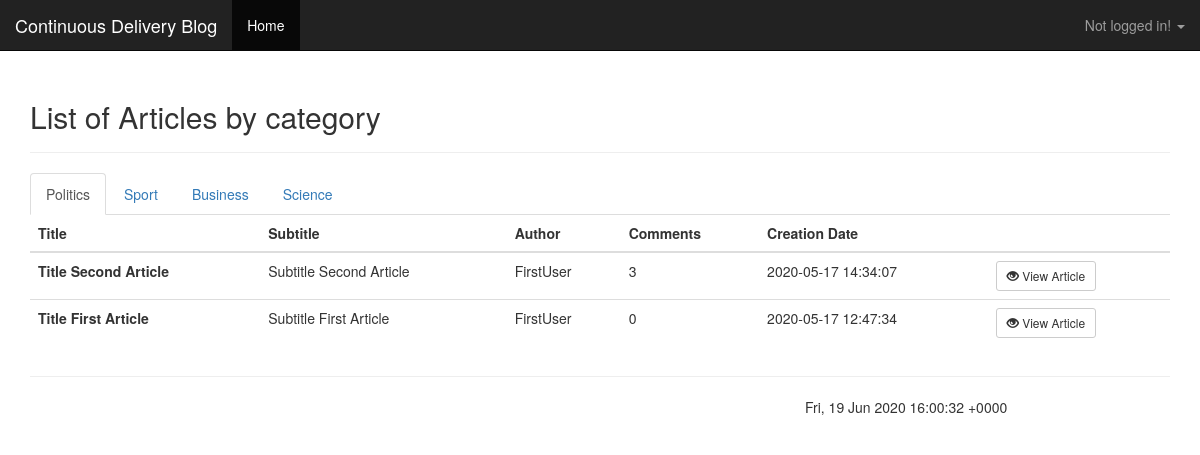
The page /index.php?view=list&categoryId=1 on the database its author committed.
### tables this page shows
CREATE TABLE `categories` (
  `id` int(11) NOT NULL,
  `name` varchar(255) NOT NULL
);

CREATE TABLE `article` (
  `id` int(11) NOT NULL,
  `category` int(11) NOT NULL,
  `title` varchar(255) NOT NULL,
  `subtitle` varchar(255) NOT NULL,
  `text` text NOT NULL,
  `author` int(11) NOT NULL,
  `active` bit(1) NOT NULL DEFAULT b'1',
  `creationDate` timestamp NOT NULL DEFAULT CURRENT_TIMESTAMP
);

CREATE TABLE `users` (
  `id` int(11) NOT NULL,
  `username` varchar(255) NOT NULL,
  `passhash` varchar(255) NOT NULL
);

### index.php (called while the page is built, shortened)
<?php
require_once('inc/bootstrap.php');
$default_view = 'list';
$view = $default_view;
if (
	isset($_REQUEST['view']) &&
	file_exists(__DIR__ . '/views/' . $_REQUEST['view'] . '.php')
) {
	$view = $_REQUEST['view'];
}
require_once ('views/' . $view . '.php');

### lib/Data/DataManager_mysql.php (called while the page is built, shortened)
<?php
class DataManager implements \IDataManager {
    private static $__connection;
    private static function getConnection() {
        if (!isset(self::$__connection)) {
            self::$__connection = new \PDO(getenv('DB_CONFSTRING'), getenv('DB_UNAME'), getenv('DB_PASSWD'));
        }
        return self::$__connection;
    }
    private static function query($connection, $query, $parameters = array()) {
        $connection->setAttribute(\PDO::ATTR_ERRMODE, \PDO::ERRMODE_EXCEPTION);
        try {
            $statement = $connection->prepare($query);
            $i = 1;
            foreach ($parameters AS $param) {
                if (is_int($param)) {
                    $statement->bindValue($i, $param, \PDO::PARAM_INT);
                }
                $i++;
            }
            $result = $statement->execute();
        }
        catch (\Exception $e) {
            die('Database Error' . implode(' | ', $statement->errorInfo()));
        }
        return $statement;
    }
    private static function fetchObject($cursor) {
        return $cursor->fetchObject();
    }
    private static function close($cursor) {
        return $cursor->closeCursor();
    }
    private static function closeConnection($connection) {
        self::$__connection = null;
    }
    public static function getCategories(): array {
        $con = self::getConnection();
        $categories = [];
        $res = self::query($con, "SELECT id, name FROM categories");
        while ($cat = self::fetchObject($res)) {
            $categories[] = new Category($cat->id, $cat->name);
        }
        return $categories;
    }
    public static function getArticlesByCategory(int $categoryId): array {
        $con = self::getConnection();
        $articles = [];
        $res = self::query($con, "SELECT id, category, title, subtitle, text, author, creationDate FROM article WHERE category = ? AND active = 1 ORDER BY creationDate DESC;", [$categoryId]);
        while ($article = self::fetchObject($res)) {
            $articles[] = new Article($article->id, $article->category, $article->title, $article->subtitle, $article->text, $article->creationDate, $article->author);
        }
        return $articles;
    }
    public static function getUserById(int $userId) {
        $con = self::getConnection();
        $user = false;
        $res = self::query($con, "SELECT id, userName, passHash FROM users WHERE id = ?", [$userId]);
        if ($u = self::fetchObject($res)) {
            $user = new User($u->id, $u->userName, $u->passHash);
        }
        return $user;
    }
    public static function getCommentCount(int $articleId) : int {
        $con = self::getConnection();
        $count = 0;
        $res = self::query($con, "SELECT COUNT(id) AS count FROM comment WHERE articleId = ? AND active = 1", [$articleId]);
        if($c = self::fetchObject($res)) {
            $count = $c->count;
        }
        return $count;
    }
}

### inc/bootstrap.php (called while the page is built, shortened)
<?php
spl_autoload_register(function($class) {
   $filename = __DIR__."/../lib/".str_replace("\\",DIRECTORY_SEPARATOR, $class).".php";
});
require_once (__DIR__."/../lib/Data/DataManager_mysql.php");

### lib/Blog/Entity.php (called while the page is built, shortened)
<?php
class Entity extends BaseObject implements IData {
	private $id;
	public function __construct(int $id) {
		$this->id = $id;
	}
	public function getId() : int {
		return $this->id;
	}
}

### lib/Blog/Category.php (called while the page is built, shortened)
<?php
class Category extends Entity {
	private $name;
	public function __construct(int $id, string $name) {
		$this->name = $name;
	}
	public function getName() : string {
		return $this->name;
	}
}

### lib/Blog/Util.php (called while the page is built, shortened)
<?php
class Util extends BaseObject
{
    public static function escape(string $string) : string {
       return nl2br(htmlspecialchars($string));
    }
}

### lib/Blog/Article.php (called while the page is built, shortened)
<?php
class Article extends Entity {
	private $title;
    private $subtitle;
    private $creationDate;
	public function __construct(int $id, int $categoryId, string $title, string $subtitle, string $text, string $creationDate, string $author)  {
		$this->title = $title;
		$this->subtitle = $subtitle;
		$this->creationDate = $creationDate;
	}
	public function getTitle() : string {
		return $this->title;
	}
    public function getSubtitle() : string {
	    return $this->subtitle;
    }
    public function getCreationDate(): string {
        return $this->creationDate;
    }
}

### lib/Blog/User.php (called while the page is built, shortened)
<?php
class User extends Entity
{
    private $userName;
    public function __construct(int $id, string $userName, string $passwordHash)
    {
        $this->userName=$userName;
    }
    public function getUserName() : string {
        return $this->userName;
    }
}

### views/partials/articlelist.php (the view, shortened to what this page needs)
<table class="table">
    <thead>
    <tr>
        <th>
            Title
        </th>
        <th>
            Subtitle
        </th>
        <th>
            Author
        </th>
        <th>
            Comments
        </th>
        <th>
            Creation Date
        </th>
        <th>
        </th>
    </tr>
    </thead>
    <tbody>
    <?php foreach ($articles as $article): ?>
        <tr>
            <td>
                <strong>
                    <?php echo Util::escape($article->getTitle()); ?>
                </strong>
            </td>
            <td>
                <?php echo Util::escape($article->getSubtitle()); ?>
            </td>
            <td>
                <?php
                $user = DataManager::getUserById(intval($article->getAuthor()));
                echo $user->getUserName();
                ?>
            </td>
            <td>
                <?php echo DataManager::getCommentCount($article->getId());?>
            </td>
            <td>
                <?php echo Util::escape($article->getCreationDate()); ?>
            </td>
            <td>
                <a class="btn btn-sm btn-default" href="index.php?view=article&id=<?php echo Util::escape($article->getId());?>"><span class="glyphicon glyphicon-eye-open"></span> View Article</a>
            </td>
        </tr>
    <?php endforeach; ?>
    </tbody>
</table>

### views/list.php (shortened to what this page needs)
<?php
require_once('inc/bootstrap.php');
require_once('partials/header.php');
$categories = DataManager::getCategories();
$categoryId = isset($_REQUEST['categoryId']) ? (int)$_REQUEST['categoryId'] : null;
$articles = (isset($categoryId) && $categoryId > 0) ? DataManager::getArticlesByCategory($categoryId) : null;
?>
<div class="page-header">
  <h2>List of Articles by category</h2>
</div>
<ul class="nav nav-tabs">
  <?php foreach ($categories  as $cat) : ?>
      <li role="presentation"
          <?php if ($cat->getId() === $categoryId) : ?>class="active" <?php endif; ?>>
          <a href="<?php echo $_SERVER['PHP_SELF'] ?>?view=list&categoryId=<?php echo urlencode($cat->getId()); ?>"><?php echo Util::escape($cat->getName()); ?></a></span>
      </li>
  <?php endforeach; ?>
</ul>
<?php
    if(isset($articles)) :
        if(sizeof($articles) > 0) :
            require_once('partials/articlelist.php');
        else :?>
        <div class="alert alert-warning">No articles in this category</div>
        <?php
        endif;
    else :
        ?>
        <div class="alert alert-info">Please select a category</div>
    <?php
    endif;
?>
<?php
require_once('partials/footer.php');
?>

### assets/main.css (style rules this page uses)
body { padding-top: 60px; }

### rows shown on the page
categories: name "Politics"
categories: name "Sport"
categories: name "Business"
categories: name "Science"
article: title "Title Second Article", subtitle "Subtitle Second Article", author.username "FirstUser", Id "3", creationDate "2020-05-17 14:34:07"
article: title "Title First Article", subtitle "Subtitle First Article", author.username "FirstUser", Id "0", creationDate "2020-05-17 12:47:34"
